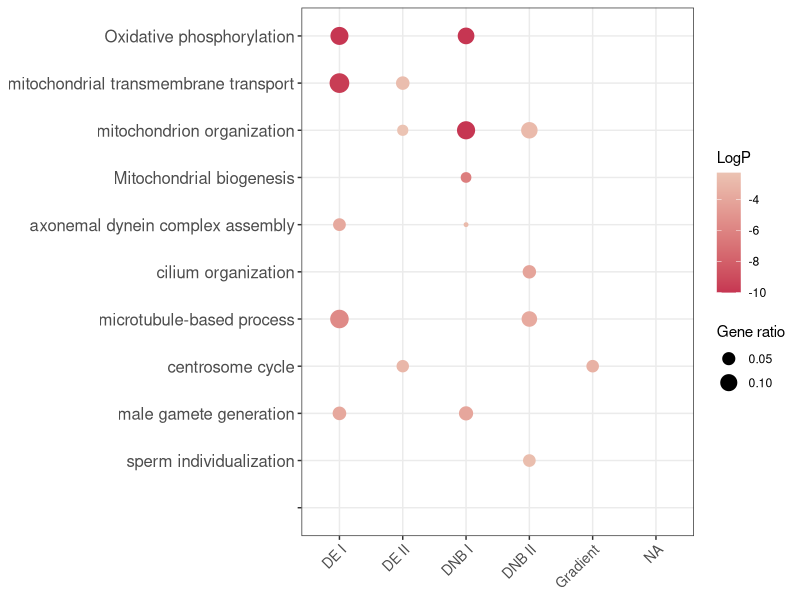

Recreate this plot in R.
# Figure 3F
# GO bubble plot

library(ggplot2)
library(stringr)
library(dplyr)
library(readr)

# laod data
GO_filter <- read.csv("data//GO_summary_filter.csv")
GO_filter <- GO_filter %>%
  mutate(
    Description = factor(
      Description,
      levels = rev(unique(Description)),
      ordered = TRUE
    ),
    
    # count gene number
    gene_num = str_count(Symbols, ",") + 1,
    
    # cap LogP at -10
    LogP = ifelse(LogP < -10, -10, LogP),
    
    # set type order
    Type = factor(
      Type,
      levels = c("DNB I", "DE I", "DNB II", "DE II", "Gradient"),
      ordered = TRUE
    )
  )

# add total gene numbers and calculate percentage 
total_gene_table <- tibble(
  Type = c("DE I", "DNB I", "DE II", "DNB II", "Gradient"),
  total_num = c(687, 487, 92, 395, 112)
)

GO_filter <- GO_filter %>%
  left_join(total_gene_table, by = "Type") %>%
  mutate(ratio = gene_num / total_num)

# plot
pdf(file = "GO_filter",width = 5.5,height = 3.5)
ggplot(GO_filter, aes(x = Type, y = Description)) +
  geom_point(aes(size = ratio, color = LogP)) +
  scale_colour_gradient2(
    low = "#C63652",
    mid = "#f0ead2",
    high = "#e41a1c"
  ) +
  theme_bw() +
  theme(
    axis.text.y = element_text(size = 12),
    axis.text.x = element_text(size = 10, angle = 45, hjust = 1)
  ) +
  labs(
    x = NULL,
    y = NULL,
    size = "Gene ratio",
    color = "LogP"
  )

dev.off()
